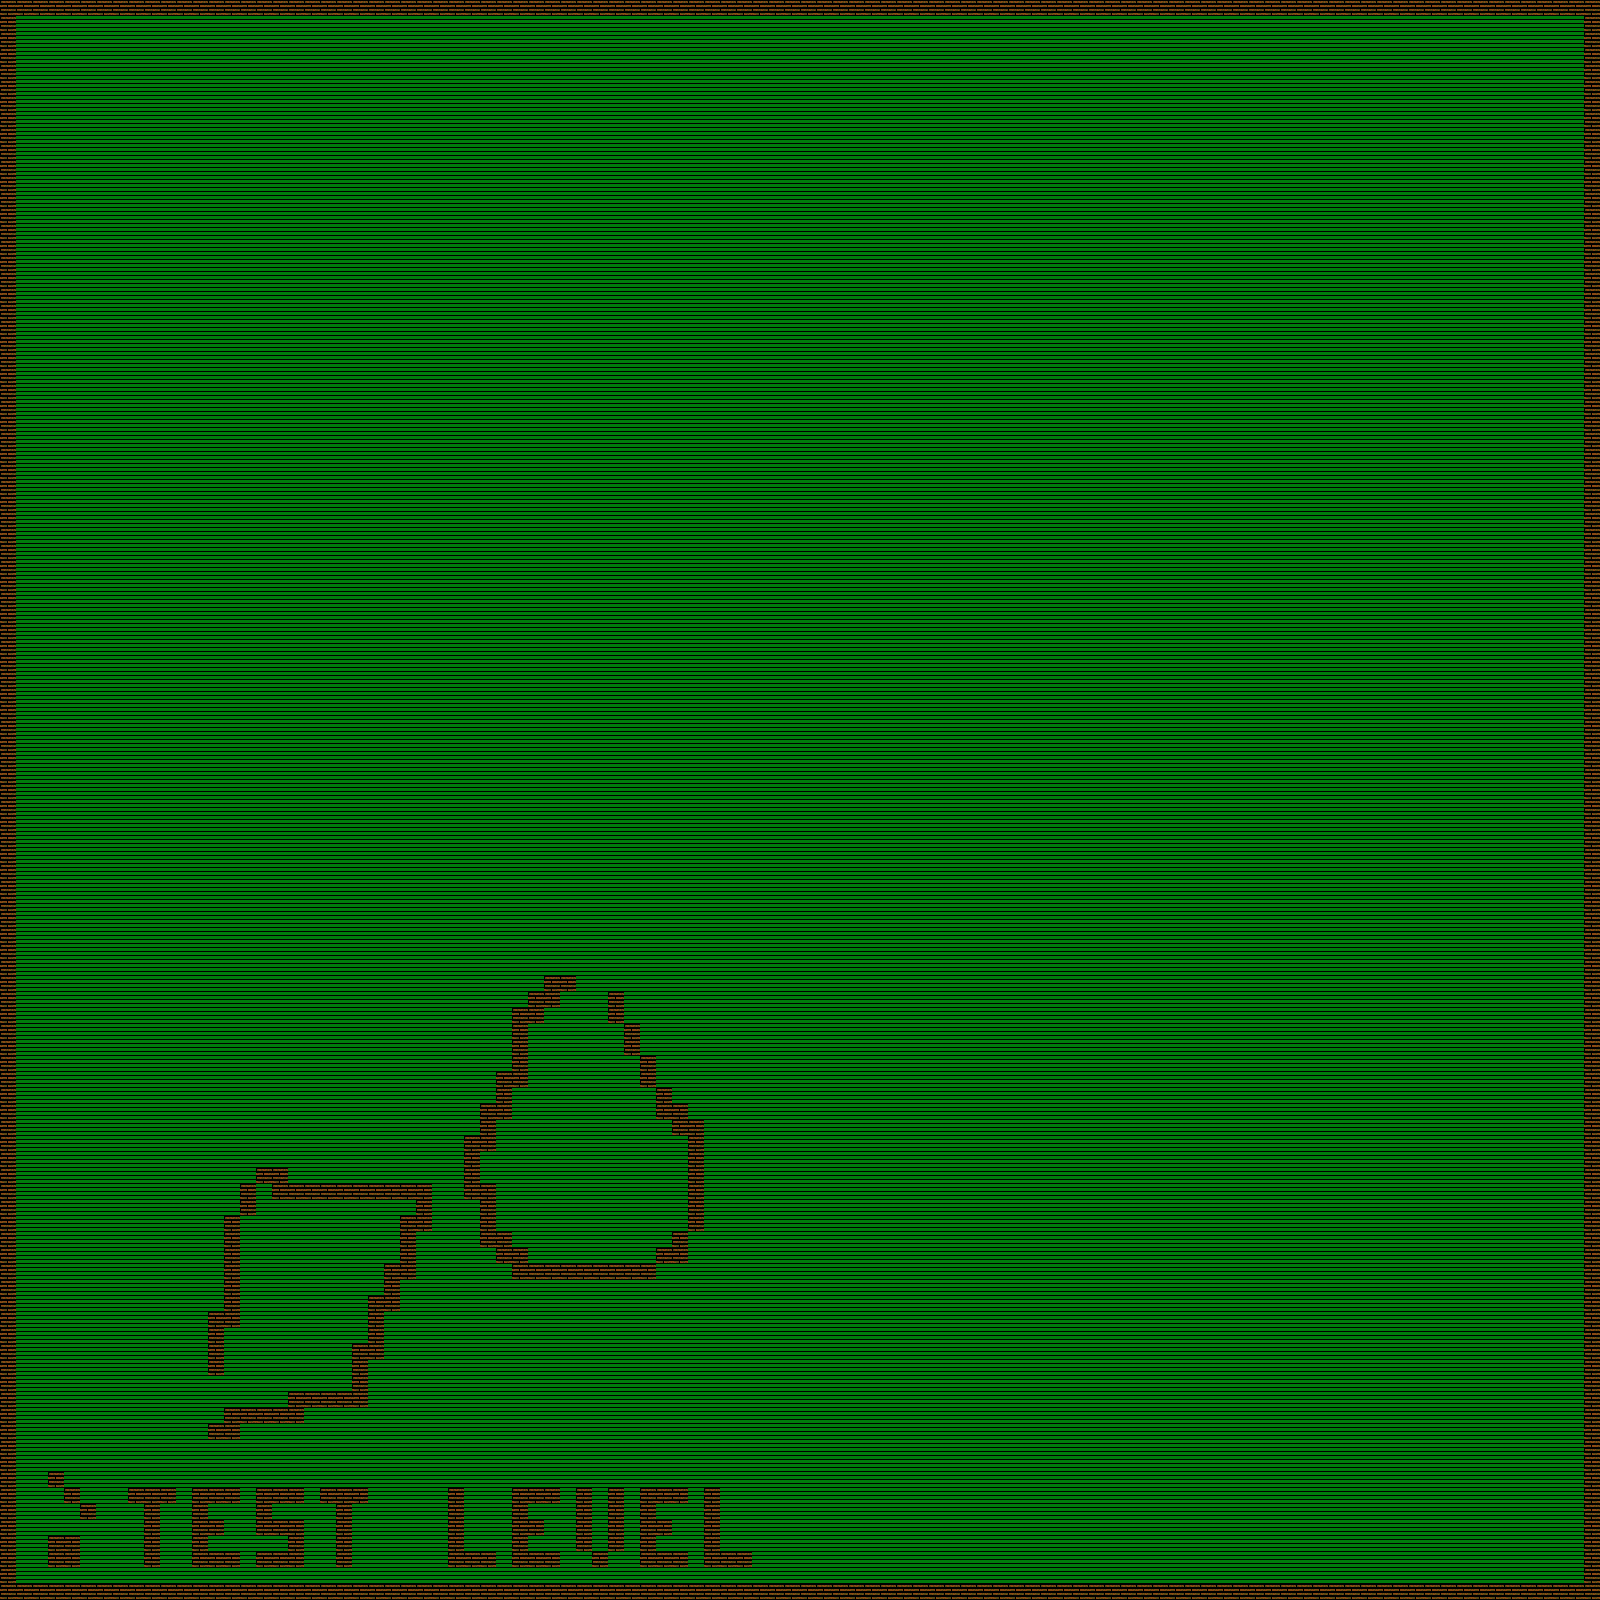

Tiled map render using the project's own tile images. Description and the map definition, with tile-layer contents summarised, below:
An orthogonal 100x100 tile map with 16x16 px tiles, 2 tile layers (Collision, Foreground).

<map version="1.0" orientation="orthogonal" renderorder="right-down" width="100" height="100" tilewidth="16" tileheight="16" nextobjectid="1">
 <tileset firstgid="1" name="Tiles" tilewidth="16" tileheight="16">
  <image source="../textures/SpriteSheet.png" trans="ff00ff" width="256" height="256" />
  <tile id="2">
   <properties>
    <property name="Solid" value="" />
   </properties>
  </tile>
  <tile id="3">
   <properties>
    <property name="Solid" value="" />
   </properties>
  </tile>
  <tile id="6">
   <properties>
    <property name="Solid" value="" />
   </properties>
  </tile>
  <tile id="7">
   <properties>
    <property name="Solid" value="" />
   </properties>
  </tile>
  <tile id="8">
   <properties>
    <property name="Solid" value="" />
   </properties>
  </tile>
  <tile id="9">
   <properties>
    <property name="Solid" value="" />
   </properties>
  </tile>
 </tileset>
 <layer name="Collision" width="100" height="100">
  <data>[10000 cells, 10000 non-empty, 2 distinct tile ids]</data>
 </layer>
 <layer name="Foreground" width="100" height="100">
  <data>[10000 cells, 10000 non-empty, 1 distinct tile ids]</data>
 </layer>
</map>
